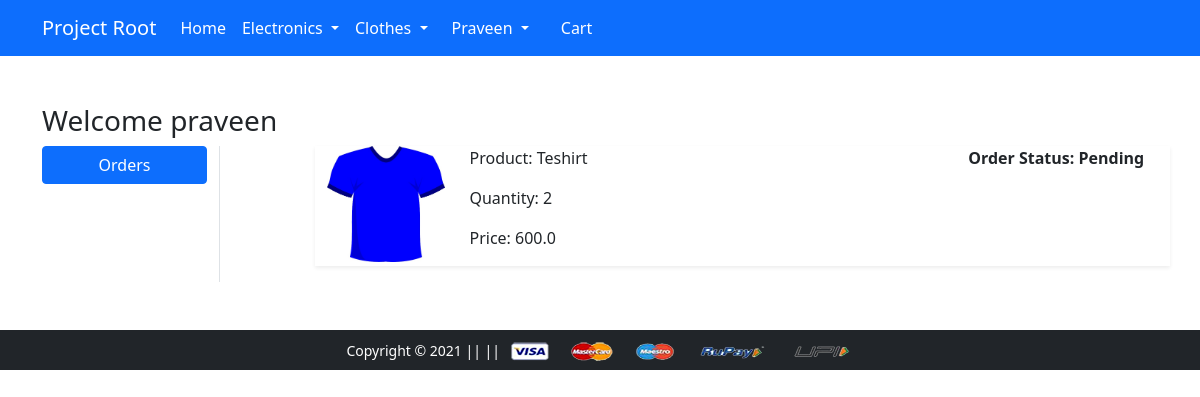
The page /shoping/orders/ (signed in) on the database its author committed.
### app/models.py (models this page shows, shortened)
class OrderPlaced(models.Model):
 user = models.ForeignKey(User, on_delete=models.CASCADE)
 customer = models.ForeignKey(Customer, on_delete=models.CASCADE)
 product = models.ForeignKey(Product, on_delete=models.CASCADE)
 quantity = models.PositiveIntegerField(default=1)
 ordered_date = models.DateTimeField(auto_now_add=True)
 status = models.CharField(max_length=50,choices=STATUS_CHOICES,default='Pending')
 @property
 def total_cost(self):
   return self.quantity * self.product.discounted_price

class Product(models.Model):
 title = models.CharField(max_length=100)
 selling_price = models.FloatField()
 discounted_price = models.FloatField()
 description = models.TextField()
 brand = models.CharField(max_length=100)
 category = models.CharField( choices=CATEGORY_CHOICES, max_length=2)
 product_image = models.ImageField(upload_to='productimg')

### app/views.py (the view)
# urls.py: path('orders/', views.orders, name='orders'),
@login_required
def orders(request):
	op = OrderPlaced.objects.filter(user=request.user)
	return render(request, 'app/orders.html', {'order_placed':op})

### app/templates/app/orders.html (shortened to what this page needs)
{% extends 'app/base.html' %}
{% load static %}
{% block main-content %}
<div class="container my-5">
 <div class="row">
 <h3>Welcome {{request.user}}</h3>
  <div class="col-sm-2 border-end">
   <ul class="list-unstyled">
    <li class="d-grid"><a href="{% url 'orders' %}" class="btn btn-primary">Orders</a></li>
   </ul>
  </div>
  <div class="col-sm-9 offset-sm-1">
  {% for op in order_placed %}
   <div class="row shadow-sm mb-3">
    <div class="col-sm-2">
     <img src="{{op.product.product_image.url}}" alt="" srcset="" class="img-fluid" height="150" width="150">
    </div>
    <div class="col-sm-7">
     <p>Product: {{op.product.title}}</p>
     <p>Quantity: {{op.quantity}}</p>
     <p>Price: {{op.total_cost}}</p>
    </div>
    <div class="col-sm-3 fw-bold">
     <p>Order Status: {{op.status}}</p>
    </div>
   </div>
   {% endfor %}
  </div>
 </div>
</div>
{% endblock main-content %}

### app/templates/app/base.html (shortened to what this page needs)
<!doctype html>
{% load static %}
<html lang="en">
  <head>
    <link href="https://cdn.jsdelivr.net/npm/bootstrap@5.0.0-beta1/dist/css/bootstrap.min.css" rel="stylesheet">
    <link rel="stylesheet" href="{% static 'app/css/owl.carousel.min.css' %}">
    <link rel="stylesheet" href="{% static 'app/css/all.min.css' %}">
    <link rel="stylesheet" href="{% static 'app/css/style.css' %}">
  </head>
  <body>
    <nav class="navbar navbar-expand-lg navbar-dark bg-primary">
     <div class="container">
       <a class="navbar-brand" href="/">Project Root</a>
       <div class="collapse navbar-collapse" id="navbarSupportedContent">
         <ul class="navbar-nav me-auto mb-2 mb-lg-0">
           <li class="nav-item">
             <a class="nav-link active" aria-current="page" href="/shoping/">Home</a>
           </li>
           <li class="nav-item dropdown">
             <a class="nav-link dropdown-toggle text-white" href="#" id="electronicsDropdown" role="button" data-bs-toggle="dropdown" aria-expanded="false">
               Electronics
             </a>
           </li>
           <li class="nav-item dropdown">
             <a class="nav-link dropdown-toggle text-white" href="#" id="fashionDropdown" role="button" data-bs-toggle="dropdown" aria-expanded="false">
               Clothes
             </a>
           </li>
         <div>
          <ul class="navbar-nav me-auto mb-2 mb-lg-0">
          {% if request.user.is_authenticated %}
           <li class="nav-item dropdown mx-2">
              <a class="nav-link dropdown-toggle text-white" href="#" id="profileDropdown" role="button" data-bs-toggle="dropdown" aria-expanded="false">
                {{request.user.username|capfirst}}
              </a>
            </li>
            <li class="nav-item mx-2">
              <a href="{% url 'showcart' %}" class="nav-link text-white"> Cart </a>
            </li>
            {% endif %}
          </ul>
         </div>
       </div>
     </div>
    </nav>
    {% block main-content %} {% endblock main-content %}
    <footer class="container-fluid bg-dark text-center p-2 mt-5">
        <small class="text-white">Copyright &copy; 2021 ||  || </small>
        <img src="{% static 'app/images/payment.png' %}" alt="" srcset="" class="img-fluid" height="2px">
    </footer>
  </body>
</html>

### rows shown on the page
OrderPlaced: product.product_image (picture), product "Teshirt", quantity "2", total_cost "600.0", status "Pending"

### other values the page prints
{{ request.user.username|capfirst }} "Praveen"
{{ request.user }} "praveen"
